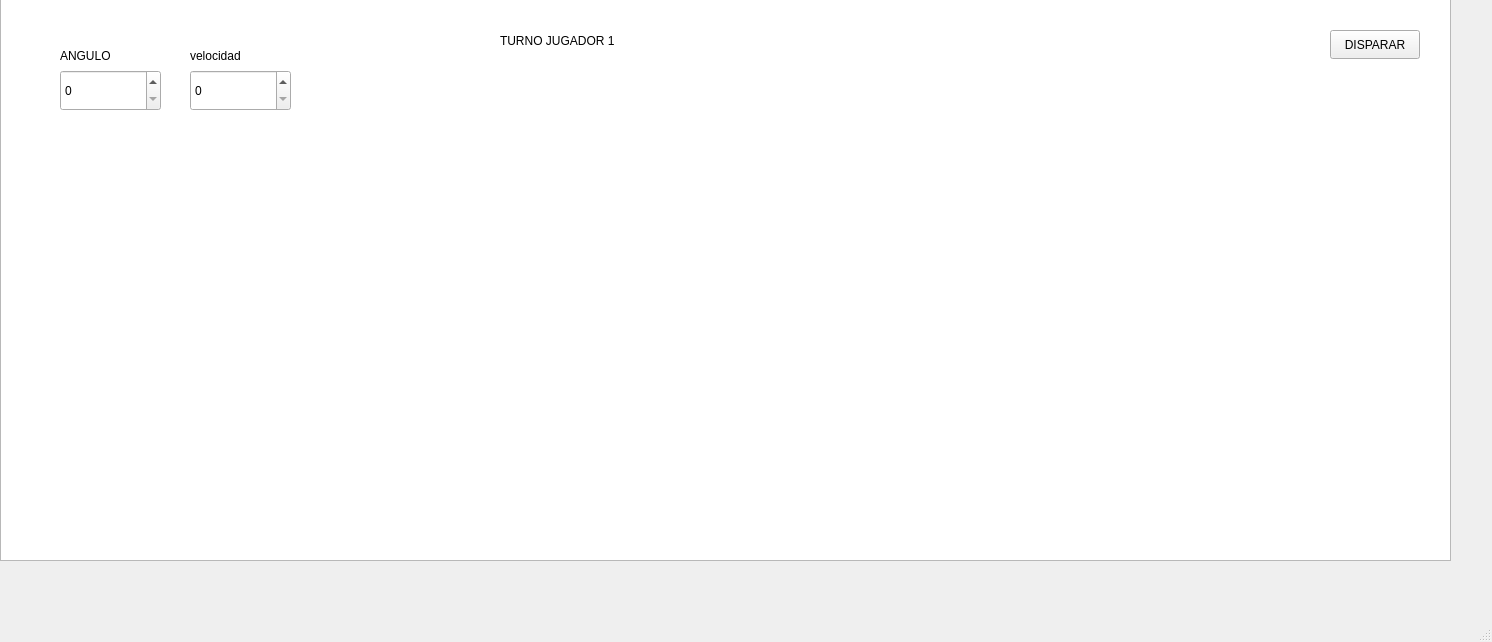
<?xml version="1.0" encoding="UTF-8"?>
<ui version="4.0">
 <class>MainWindow</class>
 <widget class="QMainWindow" name="MainWindow">
  <property name="geometry">
   <rect>
    <x>0</x>
    <y>0</y>
    <width>1492</width>
    <height>642</height>
   </rect>
  </property>
  <property name="windowTitle">
   <string>MainWindow</string>
  </property>
  <widget class="QWidget" name="centralwidget">
   <widget class="QGraphicsView" name="graphicsView">
    <property name="geometry">
     <rect>
      <x>0</x>
      <y>-10</y>
      <width>1451</width>
      <height>571</height>
     </rect>
    </property>
   </widget>
   <widget class="QSpinBox" name="spinAngulo">
    <property name="geometry">
     <rect>
      <x>60</x>
      <y>70</y>
      <width>101</width>
      <height>41</height>
     </rect>
    </property>
   </widget>
   <widget class="QPushButton" name="btnDisparar">
    <property name="geometry">
     <rect>
      <x>1330</x>
      <y>30</y>
      <width>90</width>
      <height>29</height>
     </rect>
    </property>
    <property name="text">
     <string>DISPARAR</string>
    </property>
   </widget>
   <widget class="QLabel" name="Angulo">
    <property name="geometry">
     <rect>
      <x>60</x>
      <y>40</y>
      <width>91</width>
      <height>31</height>
     </rect>
    </property>
    <property name="text">
     <string>ANGULO </string>
    </property>
   </widget>
   <widget class="QLabel" name="labelTurno">
    <property name="geometry">
     <rect>
      <x>500</x>
      <y>10</y>
      <width>211</width>
      <height>61</height>
     </rect>
    </property>
    <property name="text">
     <string>TURNO JUGADOR 1</string>
    </property>
   </widget>
   <widget class="QLabel" name="velocidad">
    <property name="geometry">
     <rect>
      <x>190</x>
      <y>40</y>
      <width>71</width>
      <height>31</height>
     </rect>
    </property>
    <property name="text">
     <string>velocidad</string>
    </property>
   </widget>
   <widget class="QSpinBox" name="spinVelocidad">
    <property name="geometry">
     <rect>
      <x>190</x>
      <y>70</y>
      <width>101</width>
      <height>41</height>
     </rect>
    </property>
   </widget>
  </widget>
  <widget class="QMenuBar" name="menubar">
   <property name="geometry">
    <rect>
     <x>0</x>
     <y>0</y>
     <width>1492</width>
     <height>25</height>
    </rect>
   </property>
  </widget>
  <widget class="QStatusBar" name="statusbar"/>
 </widget>
 <resources/>
 <connections/>
</ui>
